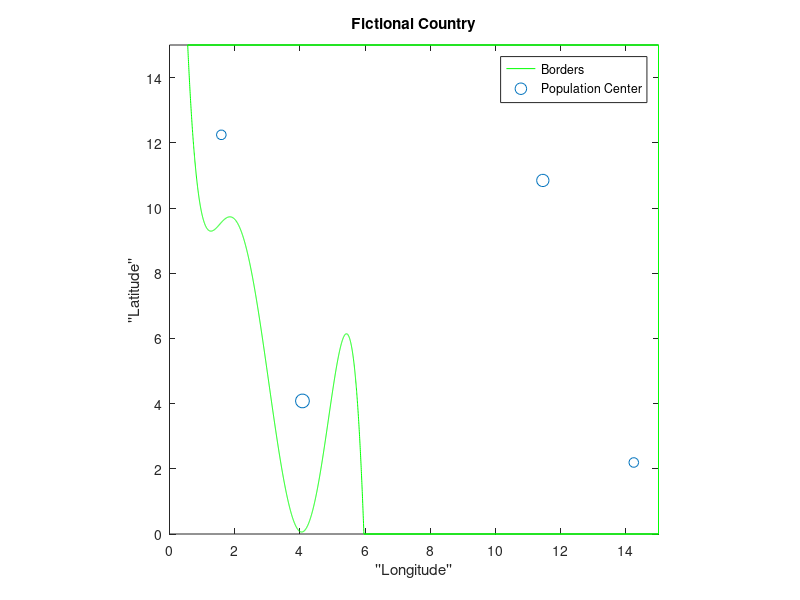

MATLAB code for this plot: (Note: this script raises an error after producing the figure.)
clc; clear; close all

%% Defining the Coast

% Coefficients of polynomial that define the coastline have been
% predetermined (totally arbitrary, but still predetermined)
coastCoeff = load("coastPolyCoeffs.mat");
alphaStar = coastCoeff.alphaStar;

%The 5th-order polynomial that will define our coast:
coast_line = @(x) alphaStar(1,:) + alphaStar(2,:).*x + alphaStar(3,:).*x.^2 + alphaStar(4,:).*x.^3 ...
    + alphaStar(5,:).*x.^4 + alphaStar(6,:).*x.^5;

%coast_line = @(x) -x+15

upper_bound = 15;
lower_bound = 0;
right_bound = 15;

options = optimset('Display','off');
x_bounds = [0 right_bound];
x_bounds = max(x_bounds, fsolve((@(x) (coast_line(x) - upper_bound)),0,options));
x_bounds = min(x_bounds, fsolve((@(x) (coast_line(x) - lower_bound)),right_bound, options));

fplot(coast_line, x_bounds,'g');
hold on

%%% Defining the borders of the country (just straight lines)

%Define upper border as straight line:
x1 = linspace(x_bounds(1), right_bound,2);
y1 = upper_bound.*ones(length(x1));
plot(x1,y1,'g','HandleVisibility','off')

%Define lower border as straight line:
x2 = linspace(x_bounds(2),right_bound ,2);
y2 = lower_bound.*ones(length(x2));
plot(x2,y2,'g','HandleVisibility','off')

%Define right side boarder as straight line:
xv = right_bound.*ones(2,1);
yv = linspace(lower_bound, upper_bound,length(xv));
plot(xv,yv,'g','HandleVisibility','off')


%% Plot some randomly selected population centers:
popCenters = [4.0783    4.0816;
              1.5899   12.2449;
              11.4516   10.8455;
             14.2416    2.1937;];

populations = [1000, 500, 800, 500];
scatter(popCenters(:,1),popCenters(:,2),populations/10,'b*')

%% Add some titles and labels
legend("Borders","Population Center")
title("Fictional Country")
xlabel("''Longitude''")
ylabel("''Latitude''")
axis([0 right_bound lower_bound upper_bound]) 
axis equal

%% Equation Params
local_weight = 1;
coastal_weight = 1;
pipe_K = 1;
gpm_per_head = 1;

%% Distance To Coast
syms x x0 y0
dist_coast = sqrt((x-x0).^2 + (coast_line(x)-y0).^2);
zeros_dist_cost = diff(dist_coast) == 0;
root_func = matlabFunction(diff(dist_coast));
min_x = solve(zeros_dist_cost,x, 'ReturnConditions',true);

dist_coast_func_helper = @(x,y,x0) sqrt((x0-x).^2 + (coast_line(x0)-y).^2);
dist_coast_func = @(x,y) dist_coast_func_helper(x,y,min_x_func(x,y,root_func,x_bounds,coast_line));
%% Cost Functions
x_points = 100;
y_points = 100;
x = linspace(0,right_bound,x_points);
y = linspace(lower_bound,upper_bound,y_points);
[X,Y] = meshgrid(x,y);
coast_cost = zeros(y_points, x_points);

for i = 1:x_points
    for j = 1:y_points
        coast_cost(j,i) = dist_coast_func(x(i), y(j));
        fprintf("ij: (%d, %d), xy:(%0.2f, %0.2f), Dist: %f\n", i,j,x(i),y(j),coast_cost(j,i));
    end
end

figure
hold on

surf(X,Y,coast_cost)
shading interp
xlim([0 right_bound])
ylim([lower_bound upper_bound])
title("Distance To Coast - Analytic (Slow)")
xlabel("''Longitude''")
ylabel("''Latitude''")


%% Distance to 
